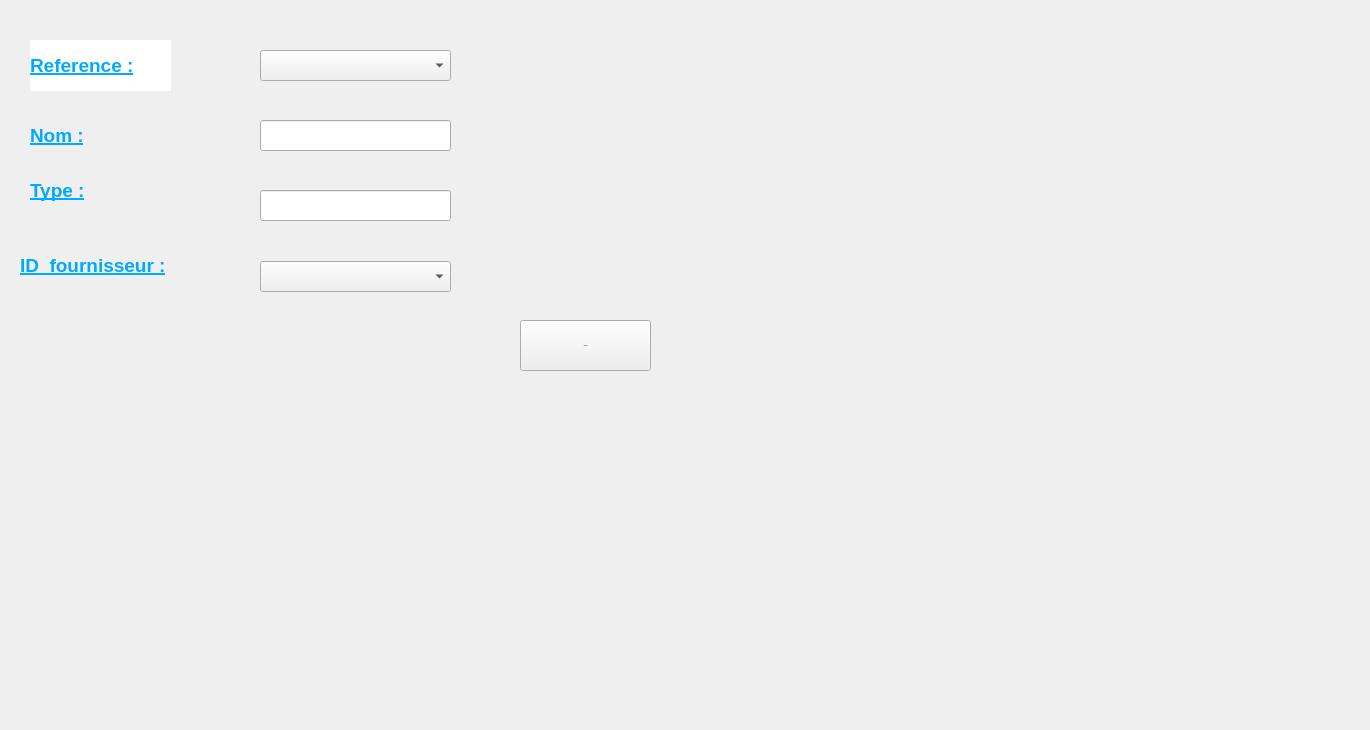
      <widget class="QWidget" name="tab_9">
       <attribute name="title">
        <string>modifier un equipement</string>
       </attribute>
       <widget class="QLabel" name="label_11">
        <property name="geometry">
         <rect>
          <x>30</x>
          <y>40</y>
          <width>141</width>
          <height>51</height>
         </rect>
        </property>
        <property name="font">
         <font>
          <pointsize>14</pointsize>
          <weight>75</weight>
          <bold>true</bold>
          <underline>true</underline>
         </font>
        </property>
        <property name="styleSheet">
         <string notr="true">background-color: rgb(255, 255, 255);</string>
        </property>
        <property name="text">
         <string>&lt;html&gt;&lt;head/&gt;&lt;body&gt;&lt;p&gt;&lt;span style=&quot; color:#00aaff;&quot;&gt;Reference :&lt;/span&gt;&lt;/p&gt;&lt;/body&gt;&lt;/html&gt;</string>
        </property>
       </widget>
       <widget class="QLabel" name="label_12">
        <property name="geometry">
         <rect>
          <x>20</x>
          <y>240</y>
          <width>151</width>
          <height>51</height>
         </rect>
        </property>
        <property name="font">
         <font>
          <pointsize>14</pointsize>
          <weight>75</weight>
          <bold>true</bold>
          <underline>true</underline>
         </font>
        </property>
        <property name="text">
         <string>&lt;html&gt;&lt;head/&gt;&lt;body&gt;&lt;p&gt;&lt;span style=&quot; color:#00aaff;&quot;&gt;ID_fournisseur :&lt;/span&gt;&lt;/p&gt;&lt;/body&gt;&lt;/html&gt;</string>
        </property>
       </widget>
       <widget class="QLineEdit" name="lineEdit_9">
        <property name="geometry">
         <rect>
          <x>260</x>
          <y>190</y>
          <width>191</width>
          <height>31</height>
         </rect>
        </property>
       </widget>
       <widget class="QLabel" name="label_13">
        <property name="geometry">
         <rect>
          <x>30</x>
          <y>110</y>
          <width>131</width>
          <height>51</height>
         </rect>
        </property>
        <property name="font">
         <font>
          <pointsize>14</pointsize>
          <weight>75</weight>
          <bold>true</bold>
          <underline>true</underline>
         </font>
        </property>
        <property name="text">
         <string>&lt;html&gt;&lt;head/&gt;&lt;body&gt;&lt;p&gt;&lt;span style=&quot; color:#00aaff;&quot;&gt;Nom :&lt;/span&gt;&lt;/p&gt;&lt;/body&gt;&lt;/html&gt;</string>
        </property>
       </widget>
       <widget class="QLineEdit" name="lineEdit_10">
        <property name="geometry">
         <rect>
          <x>260</x>
          <y>120</y>
          <width>191</width>
          <height>31</height>
         </rect>
        </property>
       </widget>
       <widget class="QLabel" name="label_14">
        <property name="geometry">
         <rect>
          <x>30</x>
          <y>150</y>
          <width>131</width>
          <height>81</height>
         </rect>
        </property>
        <property name="font">
         <font>
          <pointsize>14</pointsize>
          <weight>75</weight>
          <bold>true</bold>
          <underline>true</underline>
         </font>
        </property>
        <property name="text">
         <string>&lt;html&gt;&lt;head/&gt;&lt;body&gt;&lt;p&gt;&lt;span style=&quot; color:#00aaff;&quot;&gt;Type :&lt;/span&gt;&lt;/p&gt;&lt;/body&gt;&lt;/html&gt;</string>
        </property>
       </widget>
       <widget class="QPushButton" name="pushButton">
        <property name="geometry">
         <rect>
          <x>520</x>
          <y>320</y>
          <width>131</width>
          <height>51</height>
         </rect>
        </property>
        <property name="font">
         <font>
          <pointsize>-1</pointsize>
         </font>
        </property>
        <property name="text">
         <string> modifier</string>
        </property>
       </widget>
       <widget class="QComboBox" name="comboBox_2">
        <property name="geometry">
         <rect>
          <x>260</x>
          <y>50</y>
          <width>191</width>
          <height>31</height>
         </rect>
        </property>
       </widget>
       <widget class="QComboBox" name="combo_id">
        <property name="geometry">
         <rect>
          <x>260</x>
          <y>261</y>
          <width>191</width>
          <height>31</height>
         </rect>
        </property>
       </widget>
       <widget class="QLabel" name="label_25">
        <property name="geometry">
         <rect>
          <x>-330</x>
          <y>-130</y>
          <width>1361</width>
          <height>721</height>
         </rect>
        </property>
        <property name="text">
         <string>TextLabel</string>
        </property>
       </widget>
       <zorder>label_11</zorder>
       <zorder>label_25</zorder>
       <zorder>label_12</zorder>
       <zorder>lineEdit_9</zorder>
       <zorder>label_13</zorder>
       <zorder>lineEdit_10</zorder>
       <zorder>label_14</zorder>
       <zorder>pushButton</zorder>
       <zorder>comboBox_2</zorder>
       <zorder>combo_id</zorder>
      </widget>
